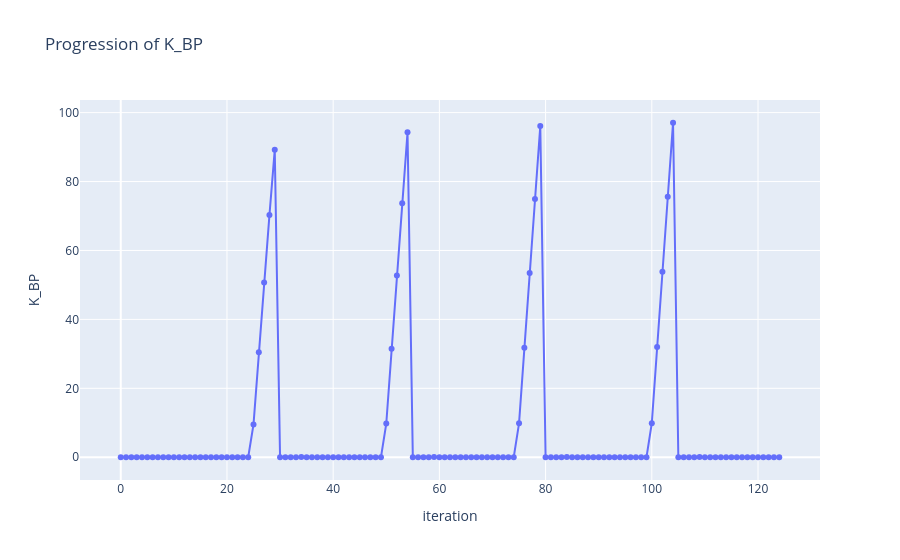

Notebook code for this chart:
### Code cell
analysis.plot_progression(metric_name="K_BP")

### Figure 1 — Plotly figure (JSON) as saved in the notebook; plotly's stock layout.template omitted (floating-point values rounded to 4 significant figures)
{"data": [{"hovertemplate": "iteration=%{x}<br>K_BP=%{y}<extra></extra>", "legendgroup": "", "line": {"color": "#636efa", "dash": "solid"}, "marker": {"symbol": "circle"}, "mode": "lines+markers", "name": "", "orientation": "v", "showlegend": false, "type": "scatter", "x": [0, 1, 2, 3, 4, 5, 6, 7, 8, 9, 10, 11, 12, 13, 14, 15, 16, 17, 18, 19, 20, 21, 22, 23, 24, 25, 26, 27, 28, 29, 30, 31, 32, 33, 34, 35, 36, 37, 38, 39, 40, 41, 42, 43, 44, 45, 46, 47, 48, 49, 50, 51, 52, 53, 54, 55, 56, 57, 58, 59, 60, 61, 62, 63, 64, 65, 66, 67, 68, 69, 70, 71, 72, 73, 74, 75, 76, 77, 78, 79, 80, 81, 82, 83, 84, 85, 86, 87, 88, 89, 90, 91, 92, 93, 94, 95, 96, 97, 98, 99, 100, 101, 102, 103, 104, 105, 106, 107, 108, 109, 110, 111, 112, 113, 114, 115, 116, 117, 118, 119, 120, 121, 122, 123, 124], "xaxis": "x", "y": [0.0, 0.0, 0.0, 0.0, 0.0, 0.0, 0.0, 0.0, 0.0, 0.0, 0.0, 0.0, 0.0, 0.0, 0.0, 0.0, 0.0, 0.0, 0.0, 0.0, 0.0, 0.0, 0.0, 0.0, 0.0, 9.538, 30.47, 50.7, 70.26, 89.19, 0.004, 0.012, 0.021, 0.03, 0.038, 0.002, 0.006, 0.011, 0.015, 0.019, 0.001, 0.004, 0.007, 0.01, 0.013, 0.001, 0.003, 0.005, 0.007, 0.01, 9.763, 31.45, 52.76, 73.7, 94.29, 0.004, 0.013, 0.022, 0.03, 0.039, 0.002, 0.006, 0.011, 0.015, 0.02, 0.001, 0.004, 0.007, 0.01, 0.013, 0.001, 0.003, 0.005, 0.008, 0.01, 9.841, 31.79, 53.49, 74.93, 96.12, 0.004, 0.013, 0.022, 0.031, 0.039, 0.002, 0.006, 0.011, 0.015, 0.02, 0.001, 0.004, 0.007, 0.01, 0.013, 0.001, 0.003, 0.005, 0.008, 0.01, 9.88, 31.97, 53.86, 75.55, 97.06, 0.004, 0.013, 0.022, 0.031, 0.04, 0.002, 0.006, 0.011, 0.015, 0.02, 0.001, 0.004, 0.007, 0.01, 0.013, 0.001, 0.003, 0.005, 0.008, 0.01], "yaxis": "y"}], "layout": {"legend": {"tracegroupgap": 0}, "title": {"text": "Progression of K_BP"}, "xaxis": {"anchor": "y", "domain": [0, 1], "title": {"text": "iteration"}}, "yaxis": {"anchor": "x", "domain": [0, 1], "title": {"text": "K_BP"}}}}
